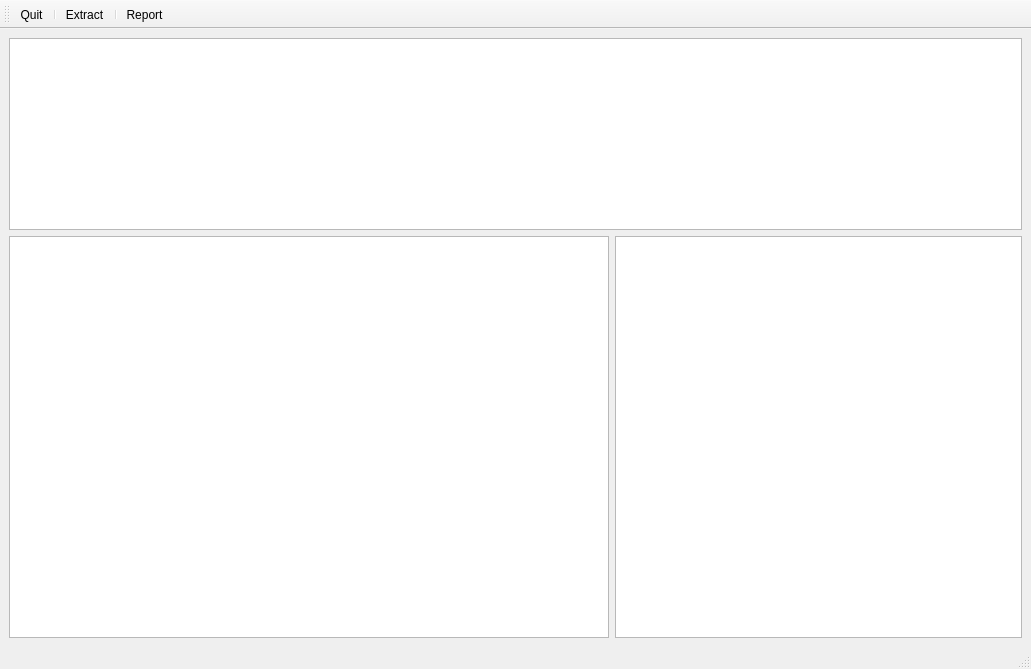
<?xml version="1.0" encoding="UTF-8"?>
<ui version="4.0">
 <class>frmThreema</class>
 <widget class="QMainWindow" name="frmThreema">
  <property name="geometry">
   <rect>
    <x>0</x>
    <y>0</y>
    <width>1031</width>
    <height>669</height>
   </rect>
  </property>
  <property name="windowTitle">
   <string>Threema Report</string>
  </property>
  <property name="windowIcon">
   <iconset resource="../iosbackupexaminer2.qrc">
    <normaloff>:/Images/data/img/threema.jpg</normaloff>:/Images/data/img/threema.jpg</iconset>
  </property>
  <widget class="QWidget" name="centralwidget">
   <layout class="QGridLayout" name="gridLayout">
    <item row="0" column="0" colspan="2">
     <widget class="QTableWidget" name="tableWidgetContacts">
      <property name="sizePolicy">
       <sizepolicy hsizetype="Minimum" vsizetype="Fixed">
        <horstretch>0</horstretch>
        <verstretch>0</verstretch>
       </sizepolicy>
      </property>
      <property name="minimumSize">
       <size>
        <width>0</width>
        <height>0</height>
       </size>
      </property>
      <property name="verticalScrollBarPolicy">
       <enum>Qt::ScrollBarAsNeeded</enum>
      </property>
      <property name="horizontalScrollBarPolicy">
       <enum>Qt::ScrollBarAsNeeded</enum>
      </property>
      <property name="sortingEnabled">
       <bool>true</bool>
      </property>
      <attribute name="verticalHeaderStretchLastSection">
       <bool>false</bool>
      </attribute>
     </widget>
    </item>
    <item row="1" column="0">
     <widget class="QTableWidget" name="tableWidgetChats">
      <property name="sizePolicy">
       <sizepolicy hsizetype="Fixed" vsizetype="MinimumExpanding">
        <horstretch>0</horstretch>
        <verstretch>0</verstretch>
       </sizepolicy>
      </property>
      <property name="minimumSize">
       <size>
        <width>600</width>
        <height>0</height>
       </size>
      </property>
      <property name="sortingEnabled">
       <bool>true</bool>
      </property>
     </widget>
    </item>
    <item row="1" column="1">
     <widget class="QTableWidget" name="tableWidgetMessages">
      <property name="sizePolicy">
       <sizepolicy hsizetype="Expanding" vsizetype="MinimumExpanding">
        <horstretch>0</horstretch>
        <verstretch>0</verstretch>
       </sizepolicy>
      </property>
      <property name="sortingEnabled">
       <bool>true</bool>
      </property>
     </widget>
    </item>
   </layout>
  </widget>
  <widget class="QStatusBar" name="statusbar"/>
  <widget class="QToolBar" name="toolBar">
   <property name="windowTitle">
    <string>toolBar</string>
   </property>
   <attribute name="toolBarArea">
    <enum>TopToolBarArea</enum>
   </attribute>
   <attribute name="toolBarBreak">
    <bool>false</bool>
   </attribute>
   <addaction name="actionQuit"/>
   <addaction name="separator"/>
   <addaction name="actionExtract"/>
   <addaction name="separator"/>
   <addaction name="actionReport"/>
  </widget>
  <action name="actionExtract">
   <property name="icon">
    <iconset resource="../iosbackupexaminer2.qrc">
     <normaloff>:/Images/data/img/unzip_app.png</normaloff>:/Images/data/img/unzip_app.png</iconset>
   </property>
   <property name="text">
    <string>Extract</string>
   </property>
   <property name="toolTip">
    <string>Extract Threema App</string>
   </property>
   <property name="shortcut">
    <string>Ctrl+E</string>
   </property>
  </action>
  <action name="actionReport">
   <property name="icon">
    <iconset resource="../iosbackupexaminer2.qrc">
     <normaloff>:/Images/data/img/open.png</normaloff>:/Images/data/img/open.png</iconset>
   </property>
   <property name="text">
    <string>Report</string>
   </property>
   <property name="toolTip">
    <string>Create HTML Report</string>
   </property>
   <property name="shortcut">
    <string>Ctrl+P</string>
   </property>
  </action>
  <action name="actionQuit">
   <property name="icon">
    <iconset resource="../iosbackupexaminer2.qrc">
     <normaloff>:/Images/data/img/exit.png</normaloff>:/Images/data/img/exit.png</iconset>
   </property>
   <property name="text">
    <string>Quit</string>
   </property>
   <property name="shortcut">
    <string>Ctrl+Q</string>
   </property>
  </action>
 </widget>
 <resources>
  <include location="../iosbackupexaminer2.qrc"/>
 </resources>
 <connections>
  <connection>
   <sender>tableWidgetContacts</sender>
   <signal>currentItemChanged(QTableWidgetItem*,QTableWidgetItem*)</signal>
   <receiver>frmThreema</receiver>
   <slot>onTreeClick()</slot>
   <hints>
    <hint type="sourcelabel">
     <x>114</x>
     <y>73</y>
    </hint>
    <hint type="destinationlabel">
     <x>144</x>
     <y>21</y>
    </hint>
   </hints>
  </connection>
  <connection>
   <sender>actionExtract</sender>
   <signal>activated()</signal>
   <receiver>frmThreema</receiver>
   <slot>extractApp()</slot>
   <hints>
    <hint type="sourcelabel">
     <x>-1</x>
     <y>-1</y>
    </hint>
    <hint type="destinationlabel">
     <x>515</x>
     <y>334</y>
    </hint>
   </hints>
  </connection>
  <connection>
   <sender>actionReport</sender>
   <signal>activated()</signal>
   <receiver>frmThreema</receiver>
   <slot>printReport()</slot>
   <hints>
    <hint type="sourcelabel">
     <x>-1</x>
     <y>-1</y>
    </hint>
    <hint type="destinationlabel">
     <x>515</x>
     <y>334</y>
    </hint>
   </hints>
  </connection>
  <connection>
   <sender>actionQuit</sender>
   <signal>activated()</signal>
   <receiver>frmThreema</receiver>
   <slot>close()</slot>
   <hints>
    <hint type="sourcelabel">
     <x>-1</x>
     <y>-1</y>
    </hint>
    <hint type="destinationlabel">
     <x>515</x>
     <y>334</y>
    </hint>
   </hints>
  </connection>
 </connections>
 <slots>
  <slot>onTreeClick()</slot>
  <slot>extractApp()</slot>
  <slot>printReport()</slot>
 </slots>
</ui>
